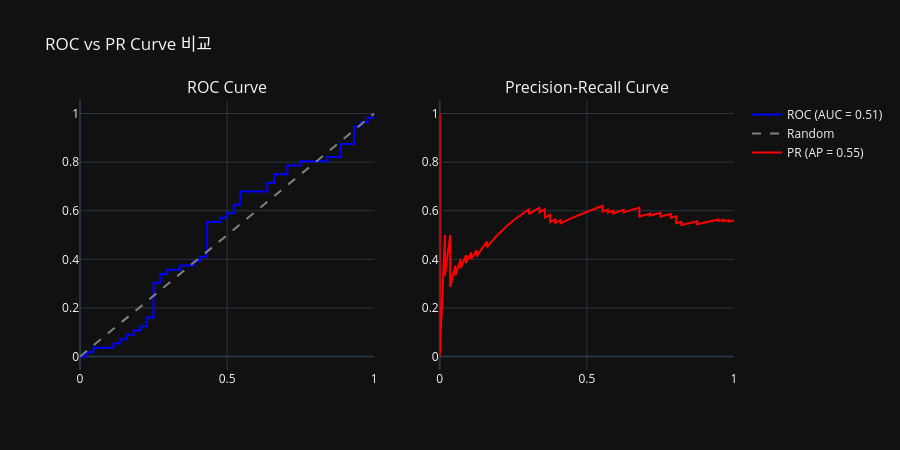

Source (notebook cell):
### Markdown cell above
![ROC & AUC: 통계적 구분 능력](스크린샷%202026-02-13%20오후%202.17.10.png)

### Code cell
from sklearn.metrics import roc_curve, roc_auc_score, precision_recall_curve, average_precision_score
import plotly.graph_objects as go
from plotly.subplots import make_subplots

# 임의의 데이터 (훈련된 모델의 예측 확률이라고 가정)
np.random.seed(42)
y_real = np.random.randint(0, 2, 100)
y_scores = np.random.rand(100)

# ROC, PR 값 계산
fpr, tpr, _ = roc_curve(y_real, y_scores)
roc_auc = roc_auc_score(y_real, y_scores)

precision, recall, _ = precision_recall_curve(y_real, y_scores)
pr_ap = average_precision_score(y_real, y_scores)

# 시각화 (Plotly)
fig = make_subplots(rows=1, cols=2, subplot_titles=("ROC Curve", "Precision-Recall Curve"))

# 1. ROC Curve
fig.add_trace(go.Scatter(x=fpr, y=tpr, name=f"ROC (AUC = {roc_auc:.2f})", mode='lines', line=dict(color='blue')), row=1, col=1)
fig.add_trace(go.Scatter(x=[0, 1], y=[0, 1], name="Random", mode='lines', line=dict(dash='dash', color='gray')), row=1, col=1)

# 2. PR Curve
fig.add_trace(go.Scatter(x=recall, y=precision, name=f"PR (AP = {pr_ap:.2f})", mode='lines', line=dict(color='red')), row=1, col=2)

fig.update_layout(
    title="ROC vs PR Curve 비교",
    template="plotly_dark",  # 혹은 "plotly_white"
    width=900, height=450
)
fig.show()

### Figure 1 — Plotly figure (JSON) as saved in the notebook; plotly's stock layout.template omitted (floating-point values rounded to 4 significant figures)
{"data": [{"line": {"color": "blue"}, "mode": "lines", "name": "ROC (AUC = 0.51)", "type": "scatter", "x": [0.0, 0.02273, 0.02273, 0.04545, 0.04545, 0.1136, 0.1136, 0.1364, 0.1364, 0.1591, 0.1591, 0.1818, 0.1818, 0.2045, 0.2045, 0.2273, 0.2273, 0.25, 0.25, 0.2727, 0.2727, 0.2955, 0.2955, 0.3409, 0.3409, 0.3864, 0.3864, 0.4091, 0.4091, 0.4318, 0.4318, 0.4773, 0.4773, 0.5, 0.5, 0.5227, 0.5227, 0.5455, 0.5455, 0.6364, 0.6364, 0.6591, 0.6591, 0.7045, 0.7045, 0.75, 0.75, 0.8409, 0.8409, 0.8864, 0.8864, 0.9318, 0.9318, 0.9545, 0.9545, 0.9773, 0.9773, 1.0, 1.0], "xaxis": "x", "y": [0.0, 0.0, 0.01786, 0.01786, 0.03571, 0.03571, 0.05357, 0.05357, 0.07143, 0.07143, 0.08929, 0.08929, 0.1071, 0.1071, 0.125, 0.125, 0.1607, 0.1607, 0.3036, 0.3036, 0.3393, 0.3393, 0.3571, 0.3571, 0.375, 0.375, 0.3929, 0.3929, 0.4107, 0.4107, 0.5536, 0.5536, 0.5714, 0.5714, 0.5893, 0.5893, 0.625, 0.625, 0.6786, 0.6786, 0.7143, 0.7143, 0.75, 0.75, 0.7857, 0.7857, 0.8036, 0.8036, 0.8214, 0.8214, 0.875, 0.875, 0.9464, 0.9464, 0.9643, 0.9643, 0.9821, 0.9821, 1.0], "yaxis": "y"}, {"line": {"color": "gray", "dash": "dash"}, "mode": "lines", "name": "Random", "type": "scatter", "x": [0, 1], "xaxis": "x", "y": [0, 1], "yaxis": "y"}, {"line": {"color": "red"}, "mode": "lines", "name": "PR (AP = 0.55)", "type": "scatter", "x": [1.0, 0.9821, 0.9821, 0.9643, 0.9643, 0.9464, 0.9464, 0.9286, 0.9107, 0.8929, 0.875, 0.875, 0.875, 0.8571, 0.8393, 0.8214, 0.8214, 0.8214, 0.8036, 0.8036, 0.8036, 0.8036, 0.8036, 0.7857, 0.7857, 0.7857, 0.7679, 0.75, 0.75, 0.75, 0.7321, 0.7143, 0.7143, 0.6964, 0.6786, 0.6786, 0.6786, 0.6786, 0.6786, 0.6607, 0.6429, 0.625, 0.625, 0.6071, 0.5893, 0.5893, 0.5714, 0.5714, 0.5536, 0.5536, 0.5536, 0.5357, 0.5179, 0.5, 0.4821, 0.4643, 0.4464, 0.4286, 0.4107, 0.4107, 0.3929, 0.3929, 0.375, 0.375, 0.375, 0.3571, 0.3571, 0.3571, 0.3393, 0.3393, 0.3214, 0.3036, 0.3036, 0.2857, 0.2679, 0.25, 0.2321, 0.2143, 0.1964, 0.1786, 0.1607, 0.1607, 0.1429, 0.125, 0.125, 0.1071, 0.1071, 0.08929, 0.08929, 0.07143, 0.07143, 0.05357, 0.05357, 0.03571, 0.03571, 0.03571, 0.03571, 0.01786, 0.01786, 0.0, 0.0], "xaxis": "x2", "y": [0.56, 0.5556, 0.5612, 0.5567, 0.5625, 0.5579, 0.5638, 0.5591, 0.5543, 0.5495, 0.5444, 0.5506, 0.5568, 0.5517, 0.5465, 0.5412, 0.5476, 0.5542, 0.5488, 0.5556, 0.5625, 0.5696, 0.5769, 0.5714, 0.5789, 0.5867, 0.5811, 0.5753, 0.5833, 0.5915, 0.5857, 0.5797, 0.5882, 0.5821, 0.5758, 0.5846, 0.5938, 0.6032, 0.6129, 0.6066, 0.6, 0.5932, 0.6034, 0.5965, 0.5893, 0.6, 0.5926, 0.6038, 0.5962, 0.6078, 0.62, 0.6122, 0.6042, 0.5957, 0.587, 0.5778, 0.5682, 0.5581, 0.5476, 0.561, 0.55, 0.5641, 0.5526, 0.5676, 0.5833, 0.5714, 0.5882, 0.6061, 0.5938, 0.6129, 0.6, 0.5862, 0.6071, 0.5926, 0.5769, 0.56, 0.5417, 0.5217, 0.5, 0.4762, 0.45, 0.4737, 0.4444, 0.4118, 0.4375, 0.4, 0.4286, 0.3846, 0.4167, 0.3636, 0.4, 0.3333, 0.375, 0.2857, 0.3333, 0.4, 0.5, 0.3333, 0.5, 0.0, 1.0], "yaxis": "y2"}], "layout": {"annotations": [{"font": {"size": 16}, "showarrow": false, "text": "ROC Curve", "x": 0.225, "xanchor": "center", "xref": "paper", "y": 1, "yanchor": "bottom", "yref": "paper"}, {"font": {"size": 16}, "showarrow": false, "text": "Precision-Recall Curve", "x": 0.775, "xanchor": "center", "xref": "paper", "y": 1, "yanchor": "bottom", "yref": "paper"}], "height": 450, "title": {"text": "ROC vs PR Curve 비교"}, "width": 900, "xaxis": {"anchor": "y", "domain": [0, 0.45]}, "xaxis2": {"anchor": "y2", "domain": [0.55, 1]}, "yaxis": {"anchor": "x", "domain": [0, 1]}, "yaxis2": {"anchor": "x2", "domain": [0, 1]}}}
